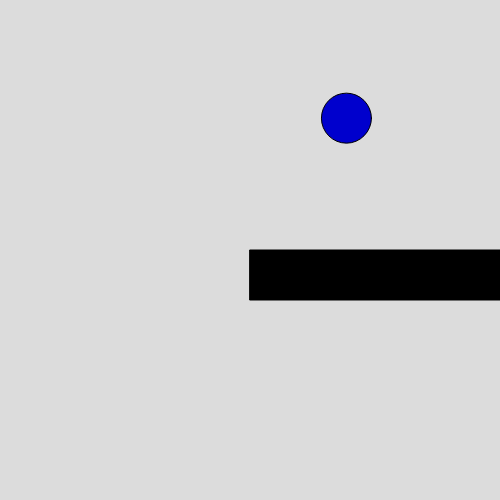
Frame 1 (no input)
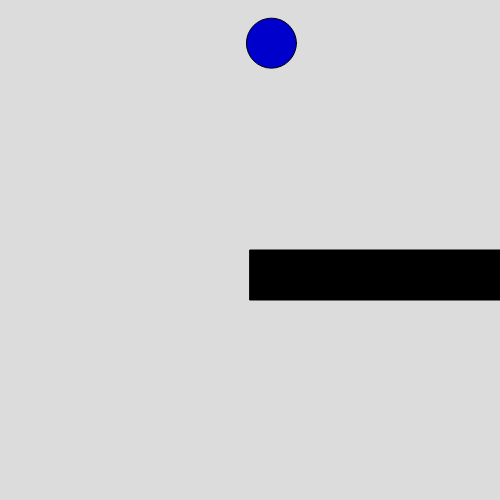
Frame 60 (no input)
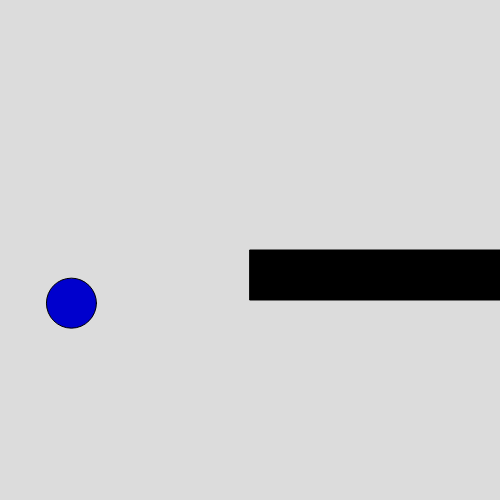
Frame 120 (the mouse pressed at the canvas centre since frame 60)

The p5.js sketch that drew these frames (run headless with seeded random() and noise() and a simulated clock; from frame 60 on, the mouse is pressed at the canvas centre):

// p5.js sketch
// ── sketch.js
// Practice 01 - Bouncing Ball
// Priyansh Jhanji
// February 8, 2025

let x;
let y;
let xSpeed = 5;
let ySpeed = 5;

function setup() {

  createCanvas(500, 500);
  x = random(25, width -25);
  y = random(25, height -25);
}

function draw() {
  background(220);
  
  fill("mediumblue");
  circle(x, y, 50); // Use x and y for the position of the circle

  fill("black");
  rect(250, 250, 400, 50); // Draw the rectangle

  // Move the ball
  x += xSpeed;
  y += ySpeed;

  // Check for collision with the rectangle
  if (x + 25 > 250 && x - 25 < 500 && y + 25 > 250 && y - 25 < 300) {
    // Reverse the direction of the ball
    xSpeed *= -1;
    ySpeed *= -1;
  }

  // Check for collision with the edges of the canvas
  if (x < 25 || x > width - 25) {
    xSpeed *= -1;
  }
  if (y < 25 || y > height - 25) {
    ySpeed *= -1;
  }

  // Move the rectangle with arrow keys
  if (keyIsDown(LEFT_ARROW)) {
    x = x - 5;
    if (x < 0) {
      x = width;
    }
  }

  if (keyIsDown(RIGHT_ARROW)) {
    x = x + 5;
    if (x > width) {
      x = 0;
    }
  }

  if (keyIsDown(UP_ARROW)) {
    y = y - 5;
    if (y < 0) {
      y = height;
    }
  }

  if (keyIsDown(DOWN_ARROW)) {
    y = y + 5;
    if (y > height) {
      y = 0;
    }
  }
}
